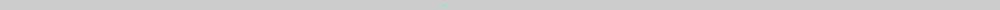
Frame 1 (no input)
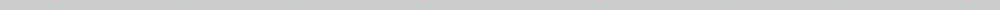
Frame 60 (the mouse pressed at the canvas centre just before this capture)
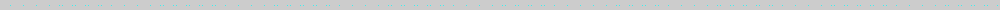
Frame 120 (the mouse held since frame 60 and released just before this capture)

The Processing sketch that drew these frames (run headless with seeded random() and noise(); from frame 60 on, the mouse is pressed at the canvas centre):

// Processing sketch: PickPointsOnLine
// ── PickPointsOnLine.pde
static final int LARGE_PRIME = 444443;
int[] pixels;
int iterator, position;

void setup()
{
  size(1000, 10);
  pixels = new int[width];
}

void draw()
{
  iterator++;
  if (iterator > width + 10) // Deliberately go slightly over to verify my check routine...
  {
     noLoop();
     for (int i = 0; i < width; i++) if (pixels[i] != 1) println("[" + i + "]=" + pixels[i]);
     println("END");
  }
  position = (position + LARGE_PRIME) % width;
  switch (pixels[position])
  {
  case 0: stroke(#00FFFF); break;
  case 1: stroke(#00FF00); break;
  case 2: stroke(#FFFF00); break;
  default: stroke(#FF0000); break;
  }
  point(position, height / 2);
  pixels[position]++;
}
